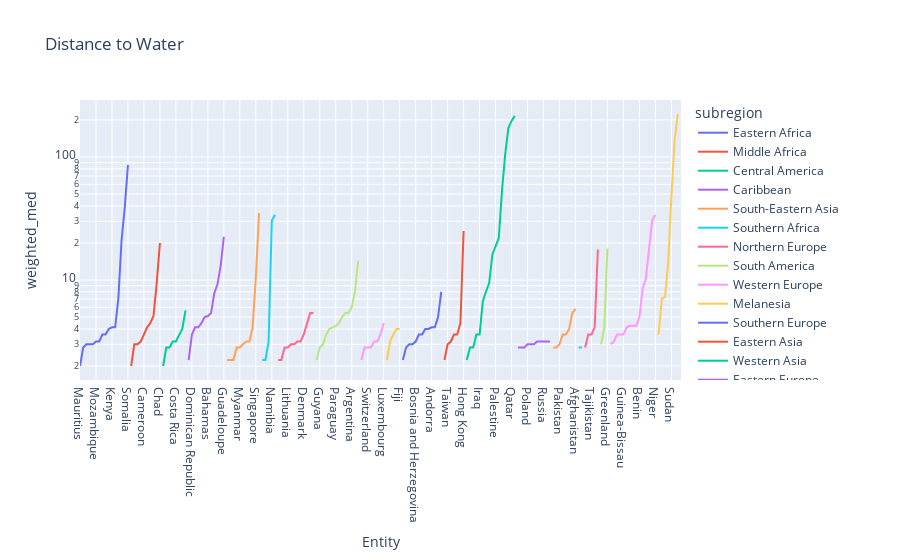

Notebook code cell kept with this figure:
### Markdown cell above
Above graph is the money shot. NMeed to fix bubble sizes, maybe add labels

### Code cell
#sort the countries by distance to water, plot the results
df_countries.sort_values(by="weighted_med", inplace=True)
# add log scale
px.line(df_countries, x="Entity", y="weighted_med", color="subregion", title="Distance to Water", log_y=True)

### Figure 1 — Plotly figure (JSON) as saved in the notebook; plotly's stock layout.template omitted (floating-point values rounded to 4 significant figures)
{"data": [{"hovertemplate": "subregion=Eastern Africa<br>Entity=%{x}<br>weighted_med=%{y}<extra></extra>", "legendgroup": "Eastern Africa", "line": {"color": "#636efa", "dash": "solid"}, "marker": {"symbol": "circle"}, "mode": "lines", "name": "Eastern Africa", "orientation": "v", "showlegend": true, "type": "scatter", "x": ["Mauritius", "Malawi", "Zambia", "Uganda", "Tanzania", "Mozambique", "Burundi", "Rwanda", "Zimbabwe", "Madagascar", "Kenya", "Reunion", "Ethiopia", "Eritrea", "Djibouti", "Somalia"], "xaxis": "x", "y": [2, 2.828, 3, 3, 3, 3.162, 3.162, 3.606, 3.606, 4, 4.123, 4.123, 7.071, 21.1, 38.83, 86.28], "yaxis": "y"}, {"hovertemplate": "subregion=Middle Africa<br>Entity=%{x}<br>weighted_med=%{y}<extra></extra>", "legendgroup": "Middle Africa", "line": {"color": "#EF553B", "dash": "solid"}, "marker": {"symbol": "circle"}, "mode": "lines", "name": "Middle Africa", "orientation": "v", "showlegend": true, "type": "scatter", "x": ["Congo", "Central African Republic", "Democratic Republic of Congo", "Equatorial Guinea", "Cameroon", "Angola", "Gabon", "Sao Tome and Principe", "South Sudan", "Chad"], "xaxis": "x", "y": [2, 3, 3, 3.162, 3.606, 4.123, 4.472, 5.099, 9.487, 20], "yaxis": "y"}, {"hovertemplate": "subregion=Central America<br>Entity=%{x}<br>weighted_med=%{y}<extra></extra>", "legendgroup": "Central America", "line": {"color": "#00cc96", "dash": "solid"}, "marker": {"symbol": "circle"}, "mode": "lines", "name": "Central America", "orientation": "v", "showlegend": true, "type": "scatter", "x": ["Panama", "El Salvador", "Belize", "Honduras", "Costa Rica", "Guatemala", "Nicaragua", "Mexico"], "xaxis": "x", "y": [2, 2.828, 2.828, 3.162, 3.162, 3.606, 4, 5.657], "yaxis": "y"}, {"hovertemplate": "subregion=Caribbean<br>Entity=%{x}<br>weighted_med=%{y}<extra></extra>", "legendgroup": "Caribbean", "line": {"color": "#ab63fa", "dash": "solid"}, "marker": {"symbol": "circle"}, "mode": "lines", "name": "Caribbean", "orientation": "v", "showlegend": true, "type": "scatter", "x": ["Puerto Rico", "Dominican Republic", "Haiti", "Jamaica", "Cuba", "Montserrat", "Bahamas", "Trinidad and Tobago", "Martinique", "Grenada", "Saint Lucia", "Guadeloupe"], "xaxis": "x", "y": [2.236, 3.606, 4.123, 4.123, 4.472, 5, 5.099, 5.385, 7.81, 9.22, 13.04, 22.47], "yaxis": "y"}, {"hovertemplate": "subregion=South-Eastern Asia<br>Entity=%{x}<br>weighted_med=%{y}<extra></extra>", "legendgroup": "South-Eastern Asia", "line": {"color": "#FFA15A", "dash": "solid"}, "marker": {"symbol": "circle"}, "mode": "lines", "name": "South-Eastern Asia", "orientation": "v", "showlegend": true, "type": "scatter", "x": ["Brunei", "Philippines", "Vietnam", "Thailand", "Myanmar", "Laos", "Cambodia", "Malaysia", "Indonesia", "Singapore", "Timor"], "xaxis": "x", "y": [2.236, 2.236, 2.236, 2.828, 2.828, 3, 3.162, 3.162, 4.123, 10.44, 35], "yaxis": "y"}, {"hovertemplate": "subregion=Southern Africa<br>Entity=%{x}<br>weighted_med=%{y}<extra></extra>", "legendgroup": "Southern Africa", "line": {"color": "#19d3f3", "dash": "solid"}, "marker": {"symbol": "circle"}, "mode": "lines", "name": "Southern Africa", "orientation": "v", "showlegend": true, "type": "scatter", "x": ["Eswatini", "Lesotho", "South Africa", "Namibia", "Botswana"], "xaxis": "x", "y": [2.236, 2.236, 3.162, 30.41, 33.94], "yaxis": "y"}, {"hovertemplate": "subregion=Northern Europe<br>Entity=%{x}<br>weighted_med=%{y}<extra></extra>", "legendgroup": "Northern Europe", "line": {"color": "#FF6692", "dash": "solid"}, "marker": {"symbol": "circle"}, "mode": "lines", "name": "Northern Europe", "orientation": "v", "showlegend": true, "type": "scatter", "x": ["Sweden", "Norway", "Estonia", "Lithuania", "United Kingdom", "Latvia", "Ireland", "Finland", "Denmark", "Isle of Man", "Faeroe Islands", "Iceland"], "xaxis": "x", "y": [2.236, 2.236, 2.828, 2.828, 3, 3, 3.162, 3.162, 3.606, 4.472, 5.385, 5.385], "yaxis": "y"}, {"hovertemplate": "subregion=South America<br>Entity=%{x}<br>weighted_med=%{y}<extra></extra>", "legendgroup": "South America", "line": {"color": "#B6E880", "dash": "solid"}, "marker": {"symbol": "circle"}, "mode": "lines", "name": "South America", "orientation": "v", "showlegend": true, "type": "scatter", "x": ["Suriname", "Guyana", "French Guiana", "Colombia", "Chile", "Ecuador", "Paraguay", "Peru", "Brazil", "Venezuela", "Bolivia", "Argentina", "Uruguay", "Falkland Islands"], "xaxis": "x", "y": [2.236, 2.828, 3, 3.606, 4, 4.123, 4.243, 4.472, 5, 5.385, 5.385, 6, 8.062, 14.32], "yaxis": "y"}, {"hovertemplate": "subregion=Western Europe<br>Entity=%{x}<br>weighted_med=%{y}<extra></extra>", "legendgroup": "Western Europe", "line": {"color": "#FF97FF", "dash": "solid"}, "marker": {"symbol": "circle"}, "mode": "lines", "name": "Western Europe", "orientation": "v", "showlegend": true, "type": "scatter", "x": ["Netherlands", "France", "Switzerland", "Austria", "Belgium", "Germany", "Liechtenstein", "Luxembourg"], "xaxis": "x", "y": [2.236, 2.828, 2.828, 2.828, 3.162, 3.162, 3.606, 4.472], "yaxis": "y"}, {"hovertemplate": "subregion=Melanesia<br>Entity=%{x}<br>weighted_med=%{y}<extra></extra>", "legendgroup": "Melanesia", "line": {"color": "#FECB52", "dash": "solid"}, "marker": {"symbol": "circle"}, "mode": "lines", "name": "Melanesia", "orientation": "v", "showlegend": true, "type": "scatter", "x": ["Papua New Guinea", "New Caledonia", "Solomon Islands", "Vanuatu", "Fiji"], "xaxis": "x", "y": [2.236, 3.162, 3.606, 4, 4], "yaxis": "y"}, {"hovertemplate": "subregion=Southern Europe<br>Entity=%{x}<br>weighted_med=%{y}<extra></extra>", "legendgroup": "Southern Europe", "line": {"color": "#636efa", "dash": "solid"}, "marker": {"symbol": "circle"}, "mode": "lines", "name": "Southern Europe", "orientation": "v", "showlegend": true, "type": "scatter", "x": ["Albania", "Slovenia", "Italy", "North Macedonia", "Bosnia and Herzegovina", "Montenegro", "Croatia", "Spain", "Portugal", "Andorra", "Malta", "Cyprus", "Greece"], "xaxis": "x", "y": [2.236, 2.828, 3, 3, 3.162, 3.606, 3.606, 4, 4, 4.123, 4.123, 5, 8], "yaxis": "y"}, {"hovertemplate": "subregion=Eastern Asia<br>Entity=%{x}<br>weighted_med=%{y}<extra></extra>", "legendgroup": "Eastern Asia", "line": {"color": "#EF553B", "dash": "solid"}, "marker": {"symbol": "circle"}, "mode": "lines", "name": "Eastern Asia", "orientation": "v", "showlegend": true, "type": "scatter", "x": ["Japan", "Taiwan", "China", "Mongolia", "North Korea", "South Korea", "Hong Kong"], "xaxis": "x", "y": [2.236, 3, 3.162, 3.606, 3.606, 4.472, 25], "yaxis": "y"}, {"hovertemplate": "subregion=Western Asia<br>Entity=%{x}<br>weighted_med=%{y}<extra></extra>", "legendgroup": "Western Asia", "line": {"color": "#00cc96", "dash": "solid"}, "marker": {"symbol": "circle"}, "mode": "lines", "name": "Western Asia", "orientation": "v", "showlegend": true, "type": "scatter", "x": ["Azerbaijan", "Georgia", "Armenia", "Turkey", "Iraq", "Lebanon", "Syria", "Jordan", "Israel", "Palestine", "Yemen", "Oman", "Kuwait", "United Arab Emirates", "Qatar", "Saudi Arabia"], "xaxis": "x", "y": [2.236, 2.828, 2.828, 3.606, 3.606, 6.708, 8.062, 9.434, 16.12, 19.1, 21.93, 53.01, 105.0, 171.8, 196.6, 216.0], "yaxis": "y"}, {"hovertemplate": "subregion=Eastern Europe<br>Entity=%{x}<br>weighted_med=%{y}<extra></extra>", "legendgroup": "Eastern Europe", "line": {"color": "#ab63fa", "dash": "solid"}, "marker": {"symbol": "circle"}, "mode": "lines", "name": "Eastern Europe", "orientation": "v", "showlegend": true, "type": "scatter", "x": ["Slovakia", "Moldova", "Hungary", "Poland", "Romania", "Belarus", "Bulgaria", "Ukraine", "Russia", "Serbia", "Czechia"], "xaxis": "x", "y": [2.828, 2.828, 2.828, 3, 3, 3, 3.162, 3.162, 3.162, 3.162, 3.162], "yaxis": "y"}, {"hovertemplate": "subregion=Southern Asia<br>Entity=%{x}<br>weighted_med=%{y}<extra></extra>", "legendgroup": "Southern Asia", "line": {"color": "#FFA15A", "dash": "solid"}, "marker": {"symbol": "circle"}, "mode": "lines", "name": "Southern Asia", "orientation": "v", "showlegend": true, "type": "scatter", "x": ["Nepal", "Bangladesh", "Pakistan", "Sri Lanka", "India", "Bhutan", "Iran", "Afghanistan"], "xaxis": "x", "y": [2.828, 2.828, 3, 3.606, 3.606, 4, 5.385, 5.831], "yaxis": "y"}, {"hovertemplate": "subregion=Australia and New Zealand<br>Entity=%{x}<br>weighted_med=%{y}<extra></extra>", "legendgroup": "Australia and New Zealand", "line": {"color": "#19d3f3", "dash": "solid"}, "marker": {"symbol": "circle"}, "mode": "lines", "name": "Australia and New Zealand", "orientation": "v", "showlegend": true, "type": "scatter", "x": ["New Zealand", "Australia"], "xaxis": "x", "y": [2.828, 2.828], "yaxis": "y"}, {"hovertemplate": "subregion=Central Asia<br>Entity=%{x}<br>weighted_med=%{y}<extra></extra>", "legendgroup": "Central Asia", "line": {"color": "#FF6692", "dash": "solid"}, "marker": {"symbol": "circle"}, "mode": "lines", "name": "Central Asia", "orientation": "v", "showlegend": true, "type": "scatter", "x": ["Kyrgyzstan", "Uzbekistan", "Tajikistan", "Kazakhstan", "Turkmenistan"], "xaxis": "x", "y": [2.828, 3.606, 3.606, 4.123, 17.69], "yaxis": "y"}, {"hovertemplate": "subregion=Northern America<br>Entity=%{x}<br>weighted_med=%{y}<extra></extra>", "legendgroup": "Northern America", "line": {"color": "#B6E880", "dash": "solid"}, "marker": {"symbol": "circle"}, "mode": "lines", "name": "Northern America", "orientation": "v", "showlegend": true, "type": "scatter", "x": ["Canada", "United States", "Greenland"], "xaxis": "x", "y": [3, 4.123, 18.03], "yaxis": "y"}, {"hovertemplate": "subregion=Western Africa<br>Entity=%{x}<br>weighted_med=%{y}<extra></extra>", "legendgroup": "Western Africa", "line": {"color": "#FF97FF", "dash": "solid"}, "marker": {"symbol": "circle"}, "mode": "lines", "name": "Western Africa", "orientation": "v", "showlegend": true, "type": "scatter", "x": ["Sierra Leone", "Guinea", "Togo", "Nigeria", "Guinea-Bissau", "Cote d'Ivoire", "Liberia", "Ghana", "Gambia", "Benin", "Mali", "Burkina Faso", "Senegal", "Mauritania", "Niger"], "xaxis": "x", "y": [3, 3.162, 3.606, 3.606, 3.606, 4.123, 4.243, 4.243, 4.243, 5, 8.544, 10.3, 17.46, 30.81, 33.84], "yaxis": "y"}, {"hovertemplate": "subregion=Northern Africa<br>Entity=%{x}<br>weighted_med=%{y}<extra></extra>", "legendgroup": "Northern Africa", "line": {"color": "#FECB52", "dash": "solid"}, "marker": {"symbol": "circle"}, "mode": "lines", "name": "Northern Africa", "orientation": "v", "showlegend": true, "type": "scatter", "x": ["Egypt", "Morocco", "Algeria", "Tunisia", "Sudan", "Western Sahara", "Libya"], "xaxis": "x", "y": [3.606, 7.071, 7.28, 14.04, 47.85, 137.3, 223.6], "yaxis": "y"}, {"hovertemplate": "subregion=Polynesia<br>Entity=%{x}<br>weighted_med=%{y}<extra></extra>", "legendgroup": "Polynesia", "line": {"color": "#636efa", "dash": "solid"}, "marker": {"symbol": "circle"}, "mode": "lines", "name": "Polynesia", "orientation": "v", "showlegend": true, "type": "scatter", "x": ["Samoa"], "xaxis": "x", "y": [6.708], "yaxis": "y"}], "layout": {"legend": {"title": {"text": "subregion"}, "tracegroupgap": 0}, "title": {"text": "Distance to Water"}, "xaxis": {"anchor": "y", "domain": [0, 1], "title": {"text": "Entity"}}, "yaxis": {"anchor": "x", "domain": [0, 1], "title": {"text": "weighted_med"}, "type": "log"}}}
